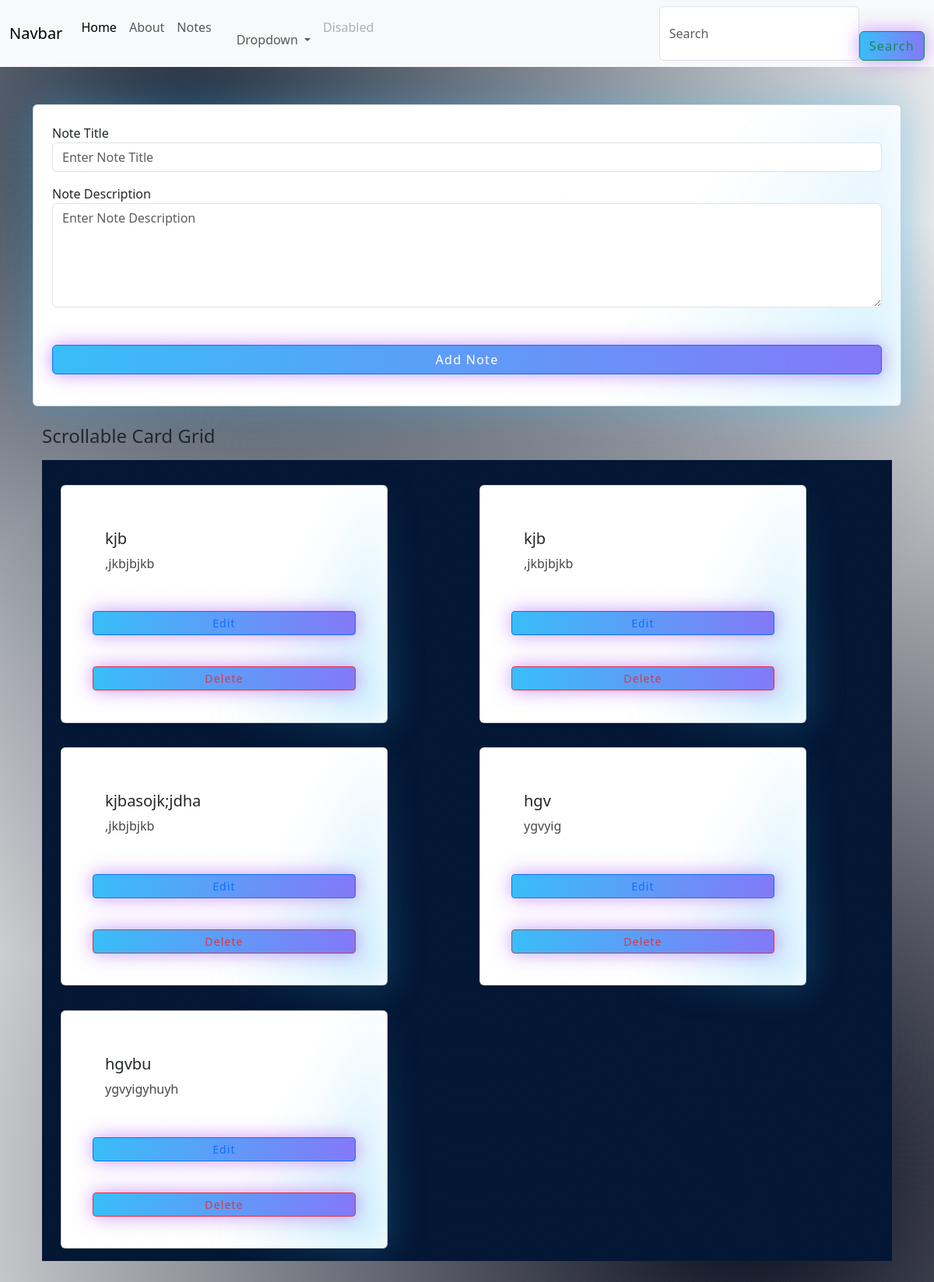
/app/help, run on an earlier commit of the app's database.
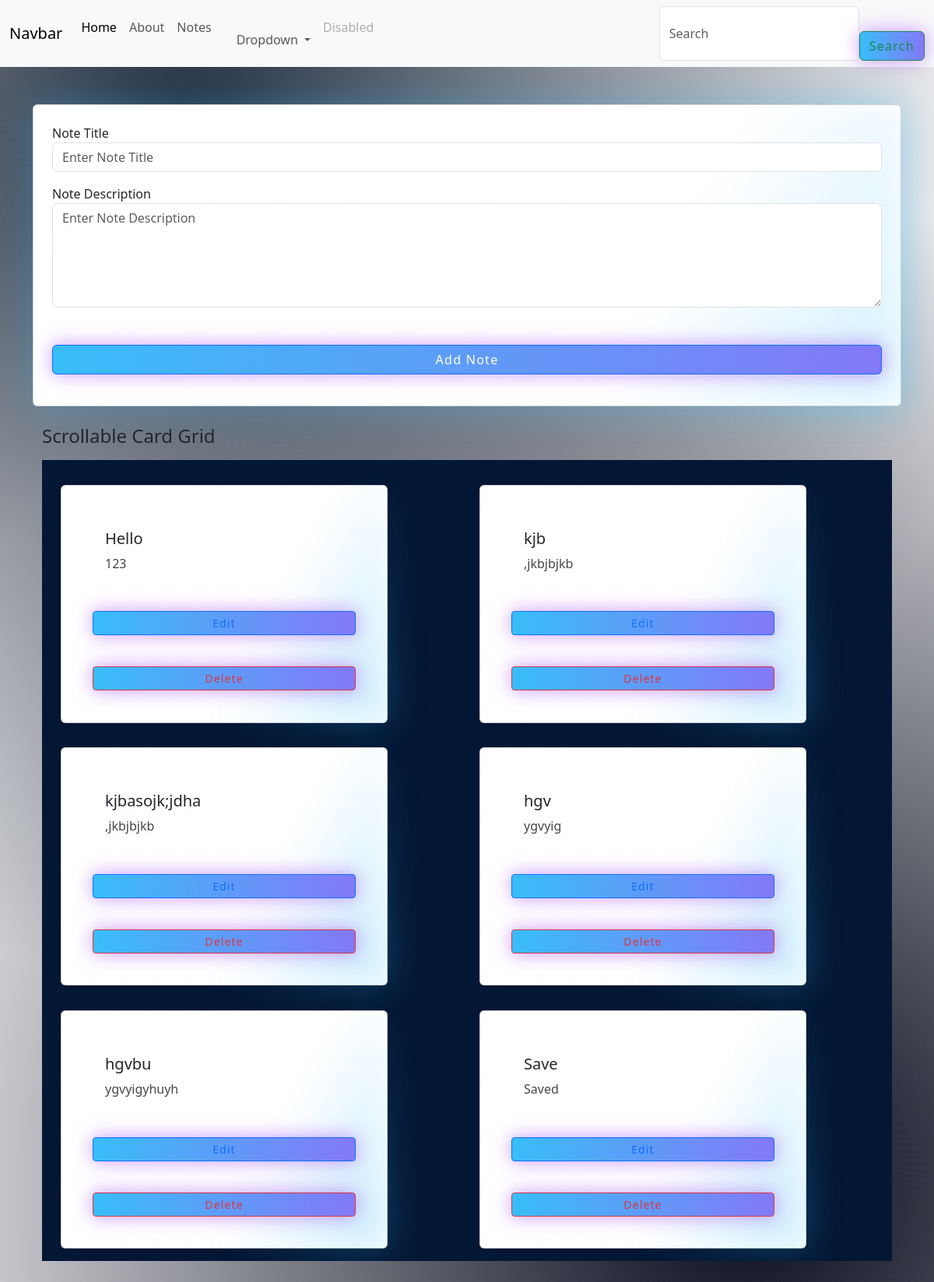
And on a later commit of the database.
### appname/models.py (models this page shows, shortened)
class Note(models.Model):
    title= models.CharField(max_length=100)
    description = models.CharField(max_length=200)
    created_at = models.DateField(auto_now=True)
    is_published = models.BooleanField(default=True)

### appname/views.py (the view)
# urls.py: path("app/help", hel, name="Help"),
def hel(req):
    notes = Note.objects.all()
    return render(req, template_name="help.html", context={"notes": notes})

### appname/templates/help.html (shortened to what this page needs)
{% extends 'components/base.html'%}
{% block content %}
{% include 'components/navbar.html' %}
<div class="container py-5">
    <form  action= "{% url 'save_data' %}" method= "post" class="container mx-auto card p-4">
        <div class="mb-3">
            <label for="title">Note Title</label>
            <input
                name = "title"
                type="text"
                id="title"
                class="form-control"
                placeholder="Enter Note Title">
        </div>
        <div class="mb-3">
            <label for="desc">Note Description</label>
            <textarea
                name = "description"
                rows="5"
                id="desc"
                class="form-control"
                placeholder="Enter Note Description"></textarea>
        </div>
        <div class="mb-3">
            <button
                style="width: 100%;"
                class="btn btn-primary">
                Add Note
            </button>
        </div>
    </form>
    {% include 'components/details.html' %}
</div>
{% endblock %}

### appname/templates/components/details.html
{% load static %}
{% block content%}
<div class="container py-4">
    <h4 class="mb-3">Scrollable Card Grid</h4>
    <div class="card-scroll-container">
        <div class="row row-cols-1 row-cols-md-3 g-3">
            {% for note in notes %}
            <div class="col">
                <div class="card h-100 shadow-sm">
                    <div class="card-body">
                        <h5 class="card-title">{{note.title}}</h5>
                        <p class="card-text">
                            {{note.description}}
                        </p>
                    </div>
                    <div class="d-flex flex-column gap-2">
                            <a class="btn btn-sm btn-outline-primary" href = "{% url 'edit_view' note.id %}">
                                Edit
                            </a>
                            <a class = "btn btn-sm btn-outline-danger" href = "{% url 'delete_view' note.id %}">
                                    Delete
                            </a>
                        </div>
                </div>
            </div>
            {% endfor %}
        </div>
    </div>
</div>
{%endblock%}

What changed in the data, as far as the page shows it:
removed Note: title "kjb", description ",jkbjbjkb"
added Note: title "Hello", description "123"
added Note: title "Save", description "Saved"
